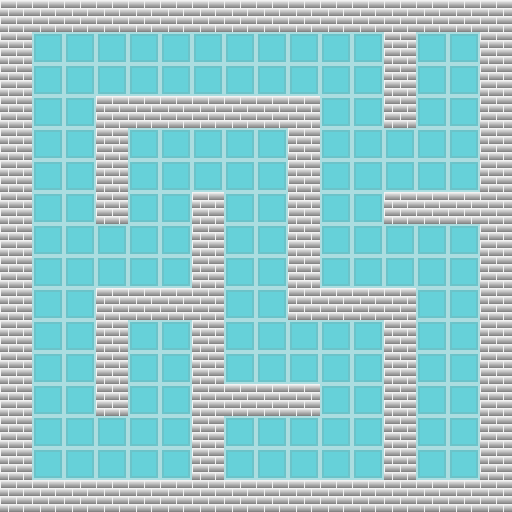

This game map was drawn from its Tiled (.tmx) file and the tilesets committed beside it. A one-line description and the full map source follow:
An orthogonal 16x16 tile map with 32x32 px tiles, 1 tile layer (Tile Layer 1) and 1 object.

<map version="1.0" orientation="orthogonal" renderorder="left-down" width="16" height="16" tilewidth="32" tileheight="32" nextobjectid="2">
 <properties>
  <property name="unity:scale" value="0.05" />
 </properties>
 <tileset firstgid="1" name="head of all" tilewidth="32" tileheight="32" spacing="1" tilecount="529" columns="23">
  <image source="../../../../Unity Projects/Resources/head of all.png" width="788" height="788" />
 </tileset>
 <layer name="Tile Layer 1" width="16" height="16">
  <data encoding="csv">
95,95,95,95,95,95,95,95,95,95,95,95,95,95,95,95,
95,143,143,143,143,143,143,143,143,143,143,143,95,143,143,95,
95,143,143,143,143,143,143,143,143,143,143,143,95,143,143,95,
95,143,143,95,95,95,95,95,95,95,143,143,95,143,143,95,
95,143,143,95,143,143,143,143,143,95,143,143,143,143,143,95,
95,143,143,95,143,143,143,143,143,95,143,143,143,143,143,95,
95,143,143,95,143,143,95,143,143,95,143,143,95,95,95,95,
95,143,143,143,143,143,95,143,143,95,143,143,143,143,143,95,
95,143,143,143,143,143,95,143,143,95,143,143,143,143,143,95,
95,143,143,95,95,95,95,143,143,95,95,95,95,143,143,95,
95,143,143,95,143,143,95,143,143,143,143,143,95,143,143,95,
95,143,143,95,143,143,95,143,143,143,143,143,95,143,143,95,
95,143,143,95,143,143,95,95,95,95,143,143,95,143,143,95,
95,143,143,143,143,143,95,143,143,143,143,143,95,143,143,95,
95,143,143,143,143,143,95,143,143,143,143,143,95,143,143,95,
95,95,95,95,95,95,95,95,95,95,95,95,95,95,95,95
</data>
 </layer>
 <objectgroup name="Collision">
  <object id="1" x="0" y="0">
   <polyline points="0,0 0,512 512,512 512,0 479.333,0 479.333,190.667 384.667,190.667 384.667,224 480,224 480,480 416,480 416,288.667 320,288.667 320,96.6667 96,96.6667 96,224 127.333,224 127.333,128 288,128 288,320 383.333,320 383.333,479.333 223.333,479.333 223.333,416.667 319.333,416.667 319.333,384.667 223.333,384.667 223.333,192.667 192.667,192.667 192.667,287.333 96.6667,287.333 96.6667,416 127.333,416 127.333,320 192,320 192,479.333 32,479.333 32,32.6667 384,32.6667 384,126.667 416,126.667 414,32.6667 479.333,32 478.667,-0.666667 0,0" />
  </object>
 </objectgroup>
</map>
